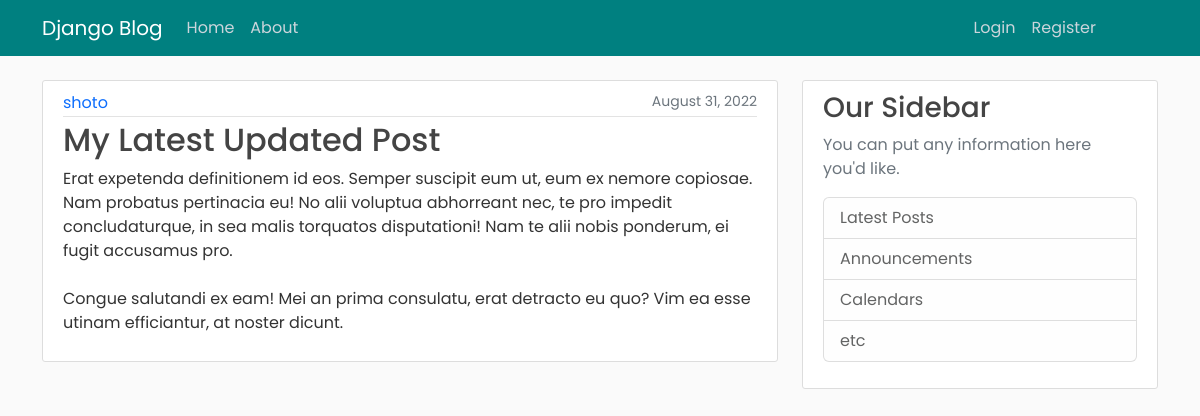
The page /post/30/ on the database its author committed.
### blog/models.py (models this page shows, shortened)
class Post(models.Model):
    title = models.CharField(max_length=200)
    content = models.TextField()
    date_posted = models.DateTimeField(default=timezone.now)
    author = models.ForeignKey(User, on_delete=models.CASCADE)

### blog/views.py (the view)
# urls.py: path('post/<int:pk>/', ArticleDetailView.as_view(), name='post-detail'),
class ArticleDetailView(DetailView):
    model = Post

### blog/templates/blog/post_detail.html (shortened to what this page needs)
{% extends "blog/base.html" %}
{% block content %}
    <article class="media content-section">
        <div class="media-body">
            <div class="article-metadata">
                <div class="article-head">
                    <a class="mr-2" href="{% url 'user-posts' object.author.username %}">{{ object.author }}</a>
                    <small class="text-muted">{{ object.date_posted|date:"F d, Y" }}</small>
                </div>
            </div>
            <h2 class="article-title">{{ object.title }}</h2>
            <p class="article-content">{{ object.content }}</p>
        </div>
    </article>
{% endblock content %}

### blog/static/blog/main.css (style rules this page uses)
* { font-family: 'Poppins', sans-serif; margin: 0; padding: 0; }
body { background: #fafafa; color: #333333; margin-top: 5rem; }
h1, h2, h3, h4, h5, h6 { color: #444444; }
.content-section { background: #ffffff; padding: 10px 20px; border: 1px solid #dddddd; border-radius: 3px; margin-bottom: 20px; }
.article-title { color: #444444; text-decoration: none; }
.article-content { white-space: pre-line; }
.article-metadata { padding-bottom: 1px; margin-bottom: 4px; border-bottom: 1px solid #e3e3e3; flex-grow: 1; }
.article-metadata a { text-decoration: none; }
.article-head { display: flex; justify-content: space-between; }
.media { display: flex; flex-direction: column; }

### rows shown on the page
Post: author "shoto", date_posted "August 31, 2022", title "My Latest Updated Post", content "Erat expetenda definitionem id eos. Semper suscipit eum ut, eum ex nemore copiosae. Nam probatus pertinacia eu! No alii voluptua abhorreant nec, te pro impedit concludaturque, in sea malis torquatos disputationi! Nam te alii nobis ponderum, ei fugit accusamus pro. Congue salutandi ex eam! Mei an prima consulatu, erat detracto eu quo? Vim ea esse utinam efficiantur, at noster dicunt."
